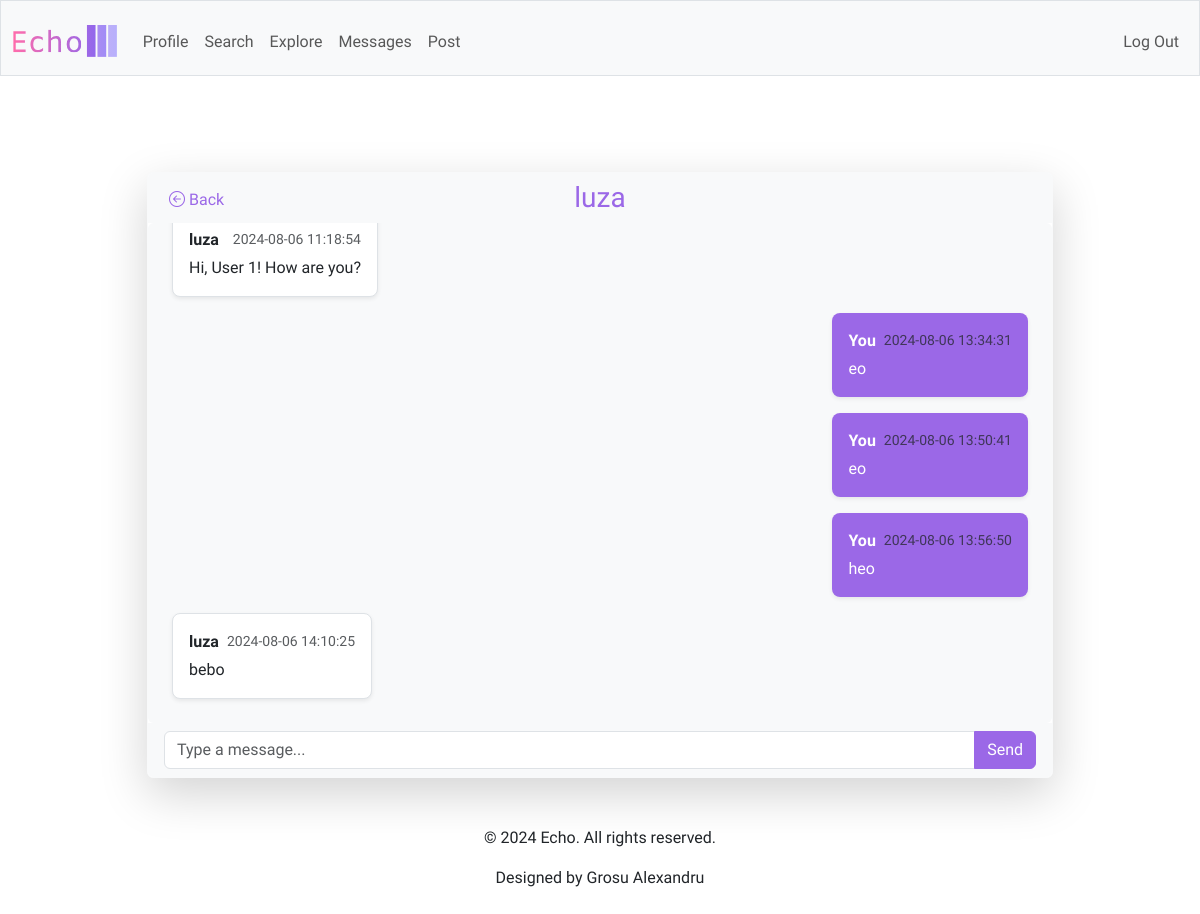
Page /messages/1 (signed in) on the committed database.
### tables this page shows
CREATE TABLE users (
    id INTEGER PRIMARY KEY AUTOINCREMENT,
    username TEXT UNIQUE NOT NULL,
    password_hash TEXT NOT NULL,
    bio TEXT,
    created_at TIMESTAMP DEFAULT CURRENT_TIMESTAMP
);

CREATE TABLE messages (
    id INTEGER PRIMARY KEY AUTOINCREMENT,
    conversation_id INTEGER NOT NULL,
    sender_id INTEGER NOT NULL,
    content TEXT NOT NULL,
    created_at TIMESTAMP DEFAULT CURRENT_TIMESTAMP,
    FOREIGN KEY (conversation_id) REFERENCES conversations(id),
    FOREIGN KEY (sender_id) REFERENCES users(id)
);

### app.py (the view)
@app.route('/messages/<int:conversation_id>')
@login_required
def conversation(conversation_id):
    user_id = session['user_id']
    messages = db.execute('''
        SELECT m.content, m.created_at, u.username
        FROM messages m
        JOIN users u ON m.sender_id = u.id
        WHERE m.conversation_id = ?
        ORDER BY m.created_at
    ''', conversation_id)
    other_user = db.execute('''
        SELECT u.username
        FROM conversation_participants cp
        JOIN users u ON cp.user_id = u.id
        WHERE cp.conversation_id = ? AND cp.user_id != ?
    ''', conversation_id, user_id)
    other_username = other_user[0]['username'] if other_user else "Unknown"
    return render_template('conversation.html', messages=messages,
                           conversation_id=conversation_id, other_username=other_username)

### app.py (called while the page is built)
@app.after_request
def after_request(response):
    response.headers["Cache-Control"] = "no-cache, no-store, must-revalidate"
    response.headers["Expires"] = 0
    response.headers["Pragma"] = "no-cache"
    return response

### helpers.py (called while the page is built)
def login_required(f):
    @wraps(f)
    def decorated_function(*args, **kwargs):
        if session.get("user_id") is None:
            return redirect("/login")
        return f(*args, **kwargs)
    return decorated_function

### templates/conversation.html (shortened to what this page needs)
{% extends "layout.html" %}
{% block main %}
    <div class="container mt-5">
        <div class="row justify-content-center">
            <div class="col-md-10">
                <div class="card shadow-lg border-light">
                    <div class="card-header d-flex align-items-center bg-light border-bottom-0 position-relative">
                        <a href="{{ url_for('messages') }}" class="btn btn-link text-decoration-none purple position-absolute top-0 start-0 mt-2 ms-2">
                            <i class="bi bi-arrow-left-circle"></i> Back
                        </a>
                        <div class="d-flex justify-content-center w-100">
                            <h3 class="mb-0 purple">
                                <a href="{{ url_for('profile', username=other_username) }}" class="text-decoration-none purple">
                                    {{ other_username }}
                                </a>
                            </h3>
                        </div>
                    </div>
                    <div class="card-body p-4 bg-light rounded" id="messageContainer" style="max-height: 500px; overflow-y: auto;">
                        {% if messages %}
                            <div class="d-flex flex-column gap-3">
                                {% for message in messages %}
                                    {% if message['username'] == session['username'] %}
                                        <div class="d-flex justify-content-end">
                                            <div class="bg-purple text-white p-3 rounded-3 shadow-sm text-break text-start">
                                                <div class="d-flex justify-content-between align-items-center">
                                                    <strong>You</strong>
                                                    <small class="text-muted ms-2">{{ message['created_at'] }}</small>
                                                </div>
                                                <p class="mb-0 mt-1">{{ message['content'] }}</p>
                                            </div>
                                        </div>
                                    {% else %}
                                        <div class="d-flex justify-content-start">
                                            <div class="bg-white border p-3 rounded-3 shadow-sm text-break text-start">
                                                <div class="d-flex justify-content-between align-items-center">
                                                    <strong>{{ message['username'] }}</strong>
                                                    <small class="text-muted ms-2">{{ message['created_at'] }}</small>
                                                </div>
                                                <p class="mb-0 mt-1">{{ message['content'] }}</p>
                                            </div>
                                        </div>
                                    {% endif %}
                                {% endfor %}
                            </div>
                        {% else %}
                            <div class="d-flex justify-content-center align-items-center" style="height: 100px;">
                                <p class="text-center text-muted">No messages yet. Start the conversation by saying something like "Hello!"</p>
                            </div>
                        {% endif %}
                    </div>
                    <div class="card-footer bg-light border-top-0">
                        <form action="{{ url_for('send_message', conversation_id=conversation_id) }}" method="post">
                            <div class="input-group">
                                <input type="text" name="content" autocomplete="off" class="form-control" placeholder="Type a message..." aria-label="Type a message..." aria-describedby="button-addon2" required>
                                <button class="btn btn-primary" type="submit" id="button-addon2">Send</button>
                            </div>
                        </form>
                    </div>
                </div>
            </div>
        </div>
    </div>
{% endblock %}

### static/styles.css (style rules this page uses)
body { font-family: "Amiko", sans-serif; }
.purple { color: #9b68e7; }
.bg-purple { background-color: #9b68e7; }
.btn-primary, .btn-primary:active:focus { background-color: #9b68e7; border-color: #9b68e7; color: #fff; }

### rows in the picture
users: username "luza"
messages: username "luza", created_at "2024-08-06 11:18:54", content "Hi, User 1! How are you?"
messages: created_at "2024-08-06 13:34:31", content "eo"
messages: created_at "2024-08-06 13:50:41", content "eo"
messages: created_at "2024-08-06 13:56:50", content "heo"
messages: username "luza", created_at "2024-08-06 14:10:25", content "bebo"
